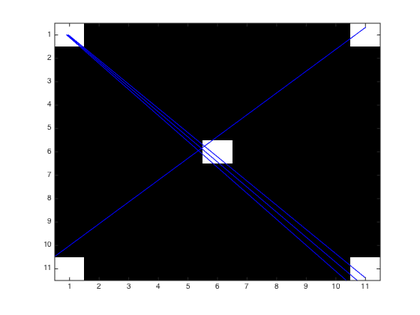
%> input picture Project 3/pro2(ii)lines_on_original_image.png, 420 x 315 px, shrunk from 560 x 420 before the run
$ octave --eval "result = HW3_pro1('pro2(ii)lines_on_original_image.png');"   (GNU Octave 9; MATLAB toolbox functions it lacks are replaced by stand-ins)
%> lines starting %> are read from the running program, lines starting %| are printed output that depends on the picture
function [sampling,newImage] = HW3_pro1(filename) %the newImage is the sampled and quantized image
%> called with filename = 'pro2(ii)lines_on_original_image.png'

%Ruomei Ye A99074215
pepper = imread(filename);
%> pepper is the input picture: size 315x420x3 uint8; mean R, G, B 98.9, 98.9, 101.4
%subplot(1,3,1);
imshow(pepper); %this line will print the original image;
%since this function should only return sampled and quantized images, I did
%not add this image to the output

[H,W] = size(pepper);
%> H = 315; W = 1260

sampling = pepper(1,1);
%> sampling = 255
for i = 1:H/10
    for j = 1:W/10
        sampling(i,j)=pepper(i*10,j*10);

    end

end
 subplot(1,2,1);
imshow(sampling);
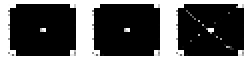
%> displayed picture: size 31x126, on the screen's scale of 0 to 255 (shown 2 times larger); min 0, max 255, mean 93.7
k=0;
newImage = uint8(zeros(size(sampling)));
[sampleH,sampleW]=size(sampling);
%> sampleH = 31; sampleW = 126
while(k<255)

   for m = 1:sampleH
    for n = 1:sampleW
       if(k<sampling(m,n)&&sampling(m,n)<=k+51)
           newImage(m,n)=round((k+(k+51))/2);
       end
     end
    end
    k=k+51;
end
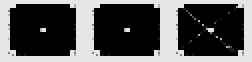
%> newImage: size 31x126 uint8 (shown 2 times larger); min 0, max 230, mean 85
%> after the loop, k = 255
subplot(1,2,2);
imshow(newImage);
